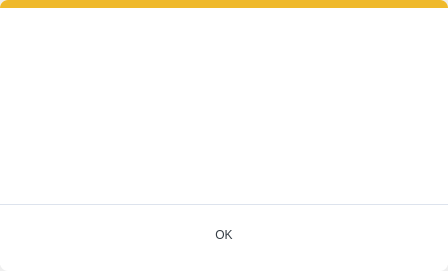
<?xml version="1.0" encoding="UTF-8"?>
<ui version="4.0">
 <class>MessageBox</class>
 <widget class="QWidget" name="MessageBox">
  <property name="geometry">
   <rect>
    <x>0</x>
    <y>0</y>
    <width>448</width>
    <height>271</height>
   </rect>
  </property>
  <property name="windowTitle">
   <string>Form</string>
  </property>
  <property name="styleSheet">
   <string notr="true">QWidget{
background-color:none;
color:none
}</string>
  </property>
  <widget class="QWidget" name="MessageBox_OnlyOK" native="true">
   <property name="geometry">
    <rect>
     <x>0</x>
     <y>0</y>
     <width>448</width>
     <height>271</height>
    </rect>
   </property>
   <property name="styleSheet">
    <string notr="true">QWidget{
    background-color: #FFFFFF;
    border-radius: 8px;    
}</string>
   </property>
   <widget class="QWidget" name="widget_2" native="true">
    <property name="geometry">
     <rect>
      <x>0</x>
      <y>0</y>
      <width>448</width>
      <height>16</height>
     </rect>
    </property>
    <property name="styleSheet">
     <string notr="true">QWidget{
background-color:#EFB92B;
border-radius: 8px;
}</string>
    </property>
    <widget class="QWidget" name="widget_3" native="true">
     <property name="geometry">
      <rect>
       <x>0</x>
       <y>8</y>
       <width>448</width>
       <height>8</height>
      </rect>
     </property>
     <property name="styleSheet">
      <string notr="true">QWidget{
background-color:white;
}</string>
     </property>
    </widget>
   </widget>
   <widget class="QPushButton" name="pushButton">
    <property name="geometry">
     <rect>
      <x>0</x>
      <y>30</y>
      <width>448</width>
      <height>41</height>
     </rect>
    </property>
    <property name="text">
     <string/>
    </property>
    <property name="icon">
     <iconset>
      <normaloff>../../../Users/Public/TWAIN/Resources/QMessageBox_Icon.png</normaloff>../../../Users/Public/TWAIN/Resources/QMessageBox_Icon.png</iconset>
    </property>
    <property name="iconSize">
     <size>
      <width>32</width>
      <height>32</height>
     </size>
    </property>
   </widget>
   <widget class="QWidget" name="layoutWidget">
    <property name="geometry">
     <rect>
      <x>0</x>
      <y>80</y>
      <width>441</width>
      <height>101</height>
     </rect>
    </property>
    <layout class="QHBoxLayout" name="horizontalLayout">
     <item>
      <spacer name="horizontalSpacer">
       <property name="orientation">
        <enum>Qt::Horizontal</enum>
       </property>
       <property name="sizeHint" stdset="0">
        <size>
         <width>32</width>
         <height>20</height>
        </size>
       </property>
      </spacer>
     </item>
     <item>
      <widget class="QTextBrowser" name="messageBoxContent">
       <property name="minimumSize">
        <size>
         <width>384</width>
         <height>0</height>
        </size>
       </property>
       <property name="font">
        <font>
         <family>Frutiger Next W1G 8px</family>
         <pointsize>20</pointsize>
         <weight>50</weight>
         <italic>false</italic>
         <bold>false</bold>
        </font>
       </property>
       <property name="styleSheet">
        <string notr="true">QTextBrowser{
color:#828D9E;
}</string>
       </property>
       <property name="html">
        <string>&lt;!DOCTYPE HTML PUBLIC &quot;-//W3C//DTD HTML 4.0//EN&quot; &quot;http://www.w3.org/TR/REC-html40/strict.dtd&quot;&gt;
&lt;html&gt;&lt;head&gt;&lt;meta name=&quot;qrichtext&quot; content=&quot;1&quot; /&gt;&lt;style type=&quot;text/css&quot;&gt;
p, li { white-space: pre-wrap; }
&lt;/style&gt;&lt;/head&gt;&lt;body style=&quot; font-family:'Frutiger Next W1G 8px'; font-size:20pt; font-weight:400; font-style:normal;&quot;&gt;
&lt;p align=&quot;center&quot; style=&quot;-qt-paragraph-type:empty; margin-top:0px; margin-bottom:0px; margin-left:0px; margin-right:0px; -qt-block-indent:0; text-indent:0px;&quot;&gt;&lt;br /&gt;&lt;/p&gt;&lt;/body&gt;&lt;/html&gt;</string>
       </property>
      </widget>
     </item>
     <item>
      <spacer name="horizontalSpacer_2">
       <property name="orientation">
        <enum>Qt::Horizontal</enum>
       </property>
       <property name="sizeHint" stdset="0">
        <size>
         <width>32</width>
         <height>20</height>
        </size>
       </property>
      </spacer>
     </item>
    </layout>
   </widget>
   <widget class="QPushButton" name="OKButton">
    <property name="geometry">
     <rect>
      <x>0</x>
      <y>204</y>
      <width>448</width>
      <height>61</height>
     </rect>
    </property>
    <property name="styleSheet">
     <string notr="true">QPushButton{
color:#353D45;
border-top:1px solid #DDE3ED;
border-radius:0;
}</string>
    </property>
    <property name="text">
     <string>OK</string>
    </property>
   </widget>
  </widget>
 </widget>
 <resources/>
 <connections/>
</ui>
